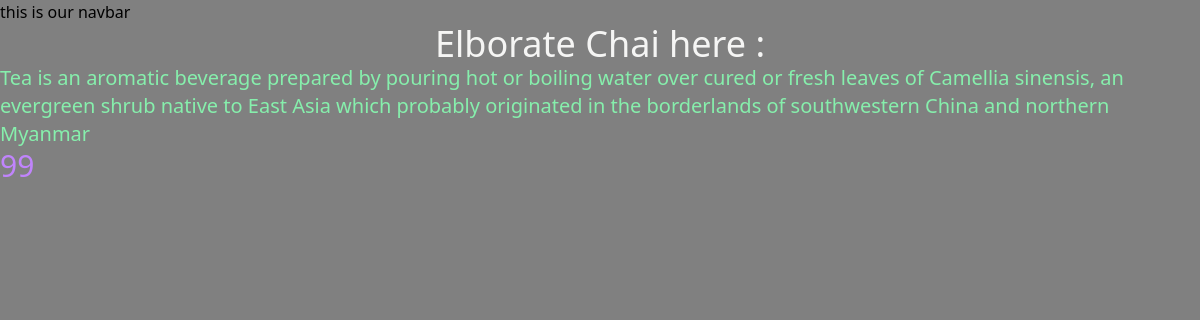
The page /chai/3/ on the database its author committed.
### chais/models.py (models this page shows, shortened)
class ChaiVarity(models.Model):
    CHAI_TYPE_CHOICE =[
        ('ML','MASHLA'),
        ('GR','GINGER'),
        ('BT','BLACK'),
    ]
    name =models.CharField(max_length=100)
    image =models.ImageField(upload_to='chaiss/') #foldername
    date_added =models.DateTimeField(default=timezone.now)
    type =models.CharField(max_length=2, choices=CHAI_TYPE_CHOICE)
    description =models.TextField(default="")
    prices =models.IntegerField(default=10)

### chais/views.py (the view)
# urls.py: path('<int:chai_id>/',views.chai_detail ,name='Chai_details'),
def chai_detail(request,chai_id):
    chai =get_object_or_404(ChaiVarity,pk=chai_id)
    return render(request,'chais/chai_details.html',{'Chai' :chai})

### chais/templates/chais/chai_details.html (shortened to what this page needs)
{% extends "layout.html" %}
{% block content %}
<h1 class="text-4xl text-stone-100 ">Elborate Chai here :</h1>
<h3 class="text-xl text-green-300">{{Chai.description}}</h3>
<p class="text-3xl text-purple-400">{{Chai.prices}}</p>
{% endblock %}

### static/style.css (style rules this page uses)
body { background-color: gray; }
h1 { text-align: center; font-size: larger; }

### rows shown on the page
ChaiVarity: description "Tea is an aromatic beverage prepared by pouring hot or boiling water over cured or fresh leaves of Camellia sinensis, an evergreen shrub native to East Asia which probably originated in the borderlands of southwestern China and northern Myanmar", prices "99"
